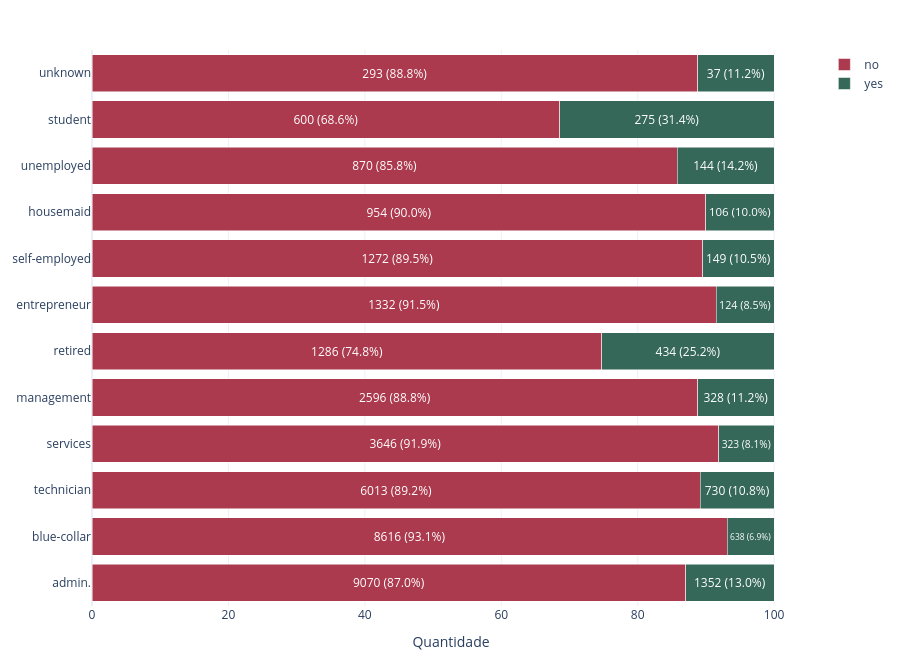

The notebook cell this image was saved under:
### Code cell
fig = grafico_yes_no(df1, "job")
fig.show()

### Figure 1 — Plotly figure (JSON) as saved in the notebook; plotly's stock layout.template omitted (floating-point values rounded to 4 significant figures)
{"data": [{"customdata": [[9070.0, 87.03, 10420.0], [8616.0, 93.11, 9254.0], [1332.0, 91.48, 1456.0], [954.0, 90.0, 1060.0], [2596.0, 88.78, 2924.0], [1286.0, 74.77, 1720.0], [1272.0, 89.51, 1421.0], [3646.0, 91.86, 3969.0], [600.0, 68.57, 875.0], [6013.0, 89.17, 6743.0], [870.0, 85.8, 1014.0], [293.0, 88.79, 330.0]], "hovertemplate": "<b>%{y}</b><br>Resposta: %{fullData.name}<br>Valor: %{customdata[0]:,}<br>Percentual: %{customdata[1]:.1f}%<br>Total da categoria: %{customdata[2]:,}<extra></extra>", "insidetextanchor": "middle", "legendgroup": "no", "marker": {"color": "#ac3a4e", "pattern": {"shape": ""}}, "name": "no", "orientation": "h", "showlegend": true, "text": ["9070 (87.0%)", "8616 (93.1%)", "1332 (91.5%)", "954 (90.0%)", "2596 (88.8%)", "1286 (74.8%)", "1272 (89.5%)", "3646 (91.9%)", "600 (68.6%)", "6013 (89.2%)", "870 (85.8%)", "293 (88.8%)"], "textposition": "inside", "type": "bar", "x": [87.03, 93.11, 91.48, 90.0, 88.78, 74.77, 89.51, 91.86, 68.57, 89.17, 85.8, 88.79], "xaxis": "x", "y": ["admin.", "blue-collar", "entrepreneur", "housemaid", "management", "retired", "self-employed", "services", "student", "technician", "unemployed", "unknown"], "yaxis": "y"}, {"customdata": [[1352.0, 12.97, 10420.0], [638.0, 6.894, 9254.0], [124.0, 8.516, 1456.0], [106.0, 10.0, 1060.0], [328.0, 11.22, 2924.0], [434.0, 25.23, 1720.0], [149.0, 10.49, 1421.0], [323.0, 8.138, 3969.0], [275.0, 31.43, 875.0], [730.0, 10.83, 6743.0], [144.0, 14.2, 1014.0], [37.0, 11.21, 330.0]], "hovertemplate": "<b>%{y}</b><br>Resposta: %{fullData.name}<br>Valor: %{customdata[0]:,}<br>Percentual: %{customdata[1]:.1f}%<br>Total da categoria: %{customdata[2]:,}<extra></extra>", "insidetextanchor": "middle", "legendgroup": "yes", "marker": {"color": "#356859", "pattern": {"shape": ""}}, "name": "yes", "orientation": "h", "showlegend": true, "text": ["1352 (13.0%)", "638 (6.9%)", "124 (8.5%)", "106 (10.0%)", "328 (11.2%)", "434 (25.2%)", "149 (10.5%)", "323 (8.1%)", "275 (31.4%)", "730 (10.8%)", "144 (14.2%)", "37 (11.2%)"], "textposition": "inside", "type": "bar", "x": [12.97, 6.894, 8.516, 10.0, 11.22, 25.23, 10.49, 8.138, 31.43, 10.83, 14.2, 11.21], "xaxis": "x", "y": ["admin.", "blue-collar", "entrepreneur", "housemaid", "management", "retired", "self-employed", "services", "student", "technician", "unemployed", "unknown"], "yaxis": "y"}], "layout": {"barmode": "stack", "height": 660, "legend": {"title": {}, "tracegroupgap": 0}, "margin": {"b": 20, "l": 20, "r": 20, "t": 50}, "xaxis": {"anchor": "y", "domain": [0, 1], "title": {"text": "Quantidade"}}, "yaxis": {"anchor": "x", "categoryarray": ["admin.", "blue-collar", "technician", "services", "management", "retired", "entrepreneur", "self-employed", "housemaid", "unemployed", "student", "unknown"], "categoryorder": "array", "domain": [0, 1], "title": {}}}}
